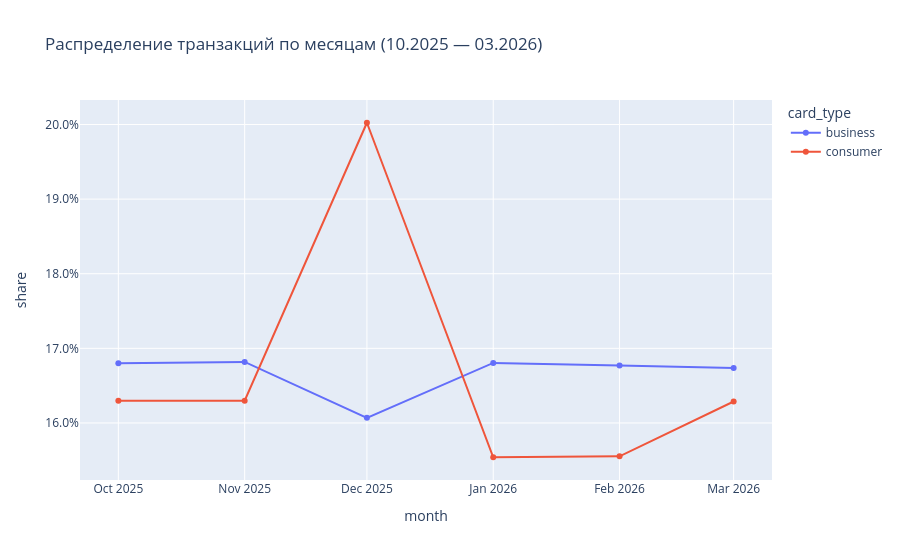

The notebook cell this image was saved under:
### Code cell
month = pl.concat([share_by(b_t, 'month', 'business'),
                   share_by(c_t, 'month', 'consumer')]).to_pandas()
fig = px.line(month, x='month', y='share', color='card_type', markers=True,
              title='Распределение транзакций по месяцам (10.2025 — 03.2026)')
fig.update_layout(yaxis_tickformat='.1%')
fig.show()

### Figure 1 — Plotly figure (JSON) as saved in the notebook; plotly's stock layout.template omitted (floating-point values rounded to 4 significant figures)
{"data": [{"hovertemplate": "card_type=business<br>month=%{x}<br>share=%{y}<extra></extra>", "legendgroup": "business", "line": {"color": "#636efa", "dash": "solid"}, "marker": {"symbol": "circle"}, "mode": "lines+markers", "name": "business", "orientation": "v", "showlegend": true, "type": "scatter", "x": ["2025-10-01T00:00:00.000", "2025-11-01T00:00:00.000", "2025-12-01T00:00:00.000", "2026-01-01T00:00:00.000", "2026-02-01T00:00:00.000", "2026-03-01T00:00:00.000"], "xaxis": "x", "y": [0.168, 0.1682, 0.1607, 0.168, 0.1677, 0.1674], "yaxis": "y"}, {"hovertemplate": "card_type=consumer<br>month=%{x}<br>share=%{y}<extra></extra>", "legendgroup": "consumer", "line": {"color": "#EF553B", "dash": "solid"}, "marker": {"symbol": "circle"}, "mode": "lines+markers", "name": "consumer", "orientation": "v", "showlegend": true, "type": "scatter", "x": ["2025-10-01T00:00:00.000", "2025-11-01T00:00:00.000", "2025-12-01T00:00:00.000", "2026-01-01T00:00:00.000", "2026-02-01T00:00:00.000", "2026-03-01T00:00:00.000"], "xaxis": "x", "y": [0.163, 0.163, 0.2002, 0.1554, 0.1555, 0.1629], "yaxis": "y"}], "layout": {"legend": {"title": {"text": "card_type"}, "tracegroupgap": 0}, "title": {"text": "Распределение транзакций по месяцам (10.2025 — 03.2026)"}, "xaxis": {"anchor": "y", "domain": [0, 1], "title": {"text": "month"}}, "yaxis": {"anchor": "x", "domain": [0, 1], "tickformat": ".1%", "title": {"text": "share"}}}}
